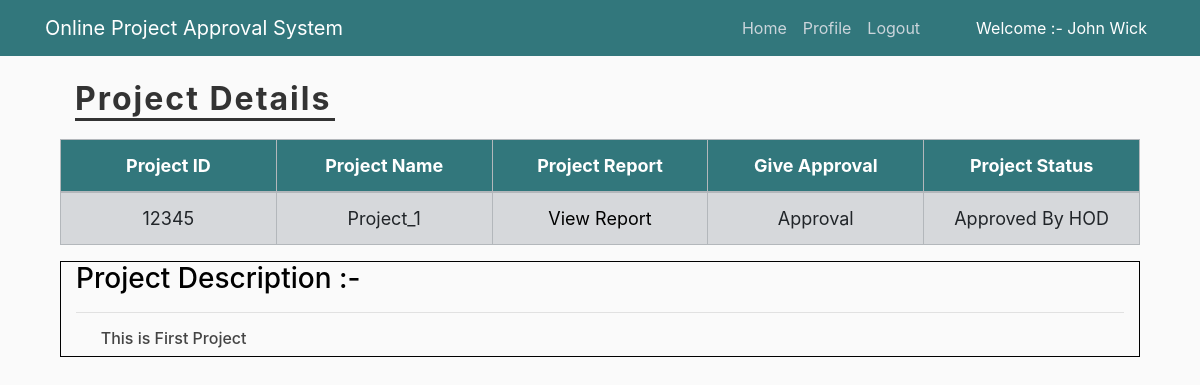
/admin_project_view/12345 (signed in), run on the app's committed database.
### project/models.py (models this page shows, shortened)
class CustomUser(AbstractUser):
    user_type_data = ((1, 'Admin'), (2, 'HOD'), (3, 'Guide'), (4, 'Student'))
    user_type = models.CharField(default = 1, choices = user_type_data, max_length = 10)

class Project(models.Model):
    id = models.AutoField(primary_key=True)
    p_id = models.CharField(max_length=20, null = False, unique=True)
    title = models.CharField(max_length=50, null=False)
    description = models.TextField(null=False)
    report = models.FileField(upload_to='project_reports', null=True)
    status = models.CharField(max_length=20, null = False)
    objects = models.Manager()

### project/adminViews.py (the view)
# urls.py: path('admin_project_view/<p_id>', adminViews.admin_project_view, name = "admin_project_view"),
def admin_project_view(request,p_id):
    p_obj = Project.objects.get(p_id=p_id)
    context = {
        'p_obj': p_obj
    }
    return render(request,'project/admin_templates/admin_project_view.html',context)

### project/LoginCheckMiddleWare.py (called while the page is built, shortened)
    def process_view(self, request, view_func, view_args, view_kwargs):
        modulename = view_func.__module__
        user = request.user
        if user.is_authenticated:
            if user.user_type == "1":
                if modulename == "project.adminViews":
                    pass
                elif modulename == "project.views" or modulename == "django.views.static":
                    pass
                else:
                    return redirect("admin_home")
            else:
                return redirect("doLogin")

### project/templates/project/admin_templates/admin_project_view.html (shortened to what this page needs)
{% extends 'project/admin_templates/manage_base.html' %}
{% load static %}
{% block content %}
    <head>
    </head>
    <h2> Project Details </h2>
    <section class="container">
            <table class="table table-bordered  table-secondary" style="font-size:18px;table-layout:fixed;">
                <thead style="text-align:center">
                    <th>Project ID</th>
                    <th>Project Name</th>
                    <th>Project Report</th>
                    <th>Give Approval </th>
                    <th>Project Status</th>
                </thead>
                <tbody>
                        <tr style="text-align:center">
                            <td>{{ p_obj.p_id }}</td>
                            <td>{{ p_obj.title }}</td>
                            <td> <a href="{{ p_obj.report }}" download="{{ p_obj.report }}"> View Report </a></td>
                            <td> Approval </td>
                            <td>{{ p_obj.status }} </td>
                        </tr>
                </tbody>
            </table>
         <div class="col-md-12" style="border: 1px solid black;">
                    <h3 style="color:black;">Project Description :-</h3>
                    <hr>
                    <h6 style="text-align:justify;"> <i class="fa fa-arrow-right pr-2"></i> {{ p_obj.description }} </h6>
            </div>
    </section>
{% endblock  %}

### project/templates/project/admin_templates/manage_base.html (shortened to what this page needs)
{% load static %}
<!DOCTYPE html>
<html lang="en" dir="ltr">
  <head>
    <link rel="stylesheet" href="https://stackpath.bootstrapcdn.com/bootstrap/4.3.1/css/bootstrap.min.css">
    <link rel="stylesheet" href="{% static "fontawesome-free/css/all.min.css" %}">
  <link rel="stylesheet" href="{% static 'project/main.css' %}">
  </head>
  <body>
    <header class="site-header">
      <nav class="navbar navbar-expand-md navbar-dark bg-steel fixed-top">
        <div class="container">
          <a href="/" class="navbar-brand mr-4" >Online Project Approval System</a>
          <div class="collapse navbar-collapse" id="navbarToggle">
            <div class="navbar-nav">
              {% if user.is_authenticated %}
                <a href="{% url 'admin_home' %}" class="nav-item nav-link">Home</a>
                <a href="{% url 'admin_profile' %}" class="nav-item nav-link">Profile</a>
                <a href="{% url 'logout_user' %}" class="nav-item nav-link">Logout</a>
                <a class="nav-item nav-link pl-5" style="color:white;"> Welcome :- {{ user.first_name }} {{ user.last_name }}</a>
              {% else %}
                <a href="{% url 'project-home' %}" class="nav-item nav-link">Home</a>
                <a href="{% url 'doLogin' %}" class="nav-item nav-link">Login</a>
                <a href="{% url 'project-about' %}" class="nav-item nav-link">About</a>
              {% endif %}
            </div>
          </div>
        </div>
      </nav>
    </header>
   <main role="main" class="container">
      <div class="row">
        <div class="col-md-12">
          {% block content %}
          {% endblock %}
        </div>
      </div>
    </main>
  </body>
</html>

### static/project/main.css (style rules this page uses)
body { background: #fafafa; color: #333333; margin-top: 5rem; }
h1, h2, h3, h4, h5, h6 { color: #444444; }
.bg-steel { background-color: #32777c; }
.site-header .navbar-nav .nav-link { color: #cbd5db; }

### project/templates/project/admin_templates/manage_base.html (style rules this page uses)
h3 { color:white; }
thead { background-color : #32777c; }
th { color : white; }

### project/templates/project/admin_templates/admin_project_view.html (style rules this page uses)
h2 { font-weight: bold; letter-spacing: 2px; color: #333; padding-bottom: 10px; padding-left : 30px; }
h2:after { content: ''; background: #333; display: block; height: 3px; width: 260px; }
a:link , a:visited { color:black; }

### data on the page
CustomUser: first_name "John", last_name "Wick"
Project: p_id "12345", title "Project_1", status "Approved By HOD", description "This is First Project"
